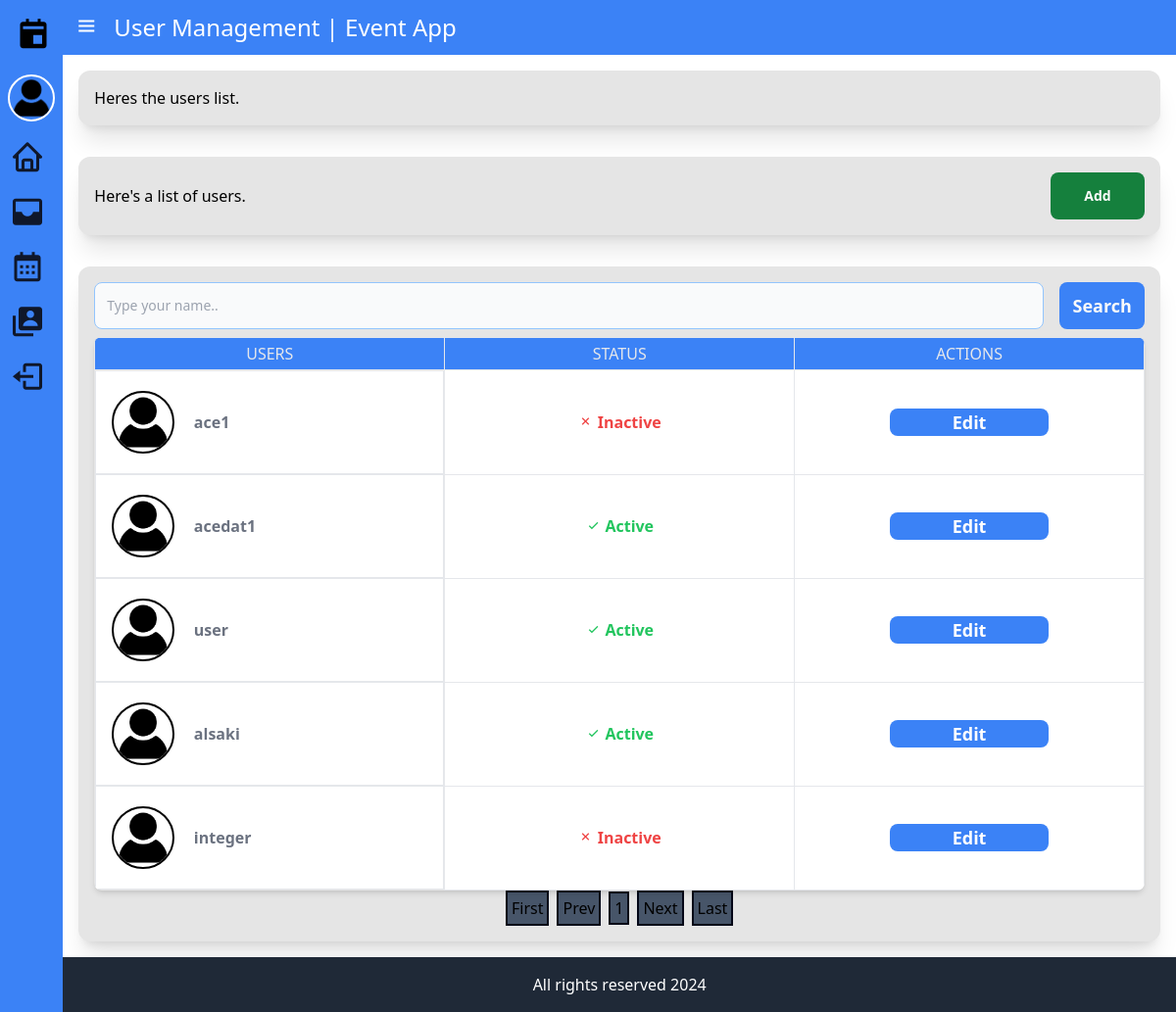
/app/admin/user_management.php, run on the app's committed database.
### tables this page shows
CREATE TABLE `users` (
  `id` int NOT NULL AUTO_INCREMENT,
  `username` varchar(48) DEFAULT NULL,
  `name` varchar(48) DEFAULT NULL,
  `is_active` tinyint(1) DEFAULT '0',
  `remarks` text,
  `user_role` int DEFAULT NULL,
  `passwd` varchar(255) DEFAULT NULL,
  PRIMARY KEY (`id`)
);

### app/global_components/account.php (called while the page is built, shortened)
<?php
include_once "./../../proj_info.php";
function user_lists($is_command_only) {
	global $db_conn;
	$sql_cmd = "SELECT
					users.id,
					users.username,
					users.is_active,
					user_roles.role_name,
					user_roles.color,
					user_roles.bg_color
				FROM
					users
				INNER JOIN
					user_roles
				ON users.user_role = user_roles.id;";
	if ($is_command_only) {
		return $sql_cmd;
	} else {
		$result = $db_conn->query($sql_cmd);
		return $result;
	}
}

### proj_info.php (called while the page is built, shortened)
<?php
$proj_current_year = date('Y');
?>

### app/admin/user_management.php (the view, shortened to what this page needs)
<?php
include_once("./components/module.php");
include_once("./../global_components/account.php");
include_once "./../global_components/pagination.php";
$page_full_name = page_full_name();
$sql_users = user_lists(true);
$limit = 10;
if (isset($_GET['page']) && is_numeric($_GET['page'])) {
  $records = paginate($db_conn, $sql_users, $_GET['page'], $limit);
} else {
  $records = paginate($db_conn, $sql_users, 0, $limit);
}
?>
<!DOCTYPE html>
<html lang="en">
<head>
  <?php global_style(); ?>
</head>
<body class="b-body">
  <div class="slide-panel" id="sidebar-content">
    <?php sidebar_init(); ?>
  </div>
  <div class="main-content">
    <?php global_header($page_full_name, $proj_name); ?>
    <main class="flex flex-col w-full h-full m-h-screen">
      <?php system_message('Heres the users list.'); ?>
      <?php dialog_user_add(); ?>
      <div class="p-base">
        <?php search_bar(); ?>
        <div class="relative overflow-hidden shadow-md rounded-lg" bis_skin_checked="1">
          <table class="table-fixed w-full text-left">
            <thead class="uppercase bg-blue-500 text-[#e5e7eb]">
              <tr>
                <td class="py-1 border text-center p-4">Users</td>
                <td class="py-1 border text-center p-4">STATUS</td>
                <td class="py-1 border text-center p-4k">ACTIONS</td>
              </tr>
            </thead>
            <tbody class="bg-white text-gray-500">
              <?php if ($records['records']->num_rows > 0) : ?>
              <?php while ($row = $records['records']->fetch_assoc()) : ?>
                <?php
                  $user_id = $row['id'];
                  $username = $row['username'];
                  $is_active = $row['is_active'];
                  $status = $is_active == 1 ? "Active" : "Inactive";
                  $status_color = $is_active == 1 ? "text-green-500" : "text-red-500";
                  $status_icon = $is_active == 1 ? "bx-check" : "bx-x";
                ?>
                <tr class="py-5">
                  <td class="flex flex-row items-center py-5 border text-center font-bold p-4">
                    <img class="w-16 h-16 rounded-full mr-5 border-2 border-black" src="./../global_assets/img/default_user.png" alt="<?php echo $username; ?>">
                    <span><?php echo $username; ?></span>
                  </td>
                  <td class="py-5 border text-center font-bold p-4">
                    <span class="<?php echo $status_color; ?>">
                      <i class='bx <?php echo $status_icon; ?>'></i>
                      <span><?php echo $status; ?></span>
                    </span>
                  </td>
                  <td class="py-5 border text-center font-bold p-4">
                    <a href="./edit_user.php?id=<?php echo $user_id; ?>" class="btn-common h-full w-full block md:h-1/2 md:w-1/2 " style="margin: 0 auto;">Edit</a>
                  </td>
                </tr>
              <?php endwhile; ?>
              <?php else : ?>
                <tr>
                  <td class="py-5 border text-center font-bold p-4">No users available.</td>
                </tr>
              <?php endif; ?>
            </tbody>
          </table>
        </div>
        <div class="flex flex-row text-center items-center justify-center">
          <?php paginate_init($records); ?>
        </div>
      </div>
    </main>
    <?php global_footer(); ?>
  </div>
</body>
</html>

### app/global_components/materials.php (shortened to what this page needs)
<?php
function global_style() {
?>
  <link href="../global_assets/css/output.css" rel="stylesheet">
  <link href='https://unpkg.com/boxicons@2.1.4/css/boxicons.min.css' rel='stylesheet'>
<?php
}
?>

### app/global_components/sidebar.php (shortened to what this page needs)
<?php
function sidebar_init() {
?>
<div class="sidebar-top">
  <div class="text-4xl p-4 w-full flex flex-row">
    <i class='bx bxs-calendar-event'></i>
  </div>
</div>
<div class="slide-profile focus:bg-slate-400" onclick="window.location.href='./profile.php'">
  <img class="slide_profile_img" src="./../global_assets/img/default_user.png" alt="me">
</div>
<ul class="bg-inherit text-slate-900 dark:bg-inherit dark:text-white">
  <li class="slide-list">
    <a class="w-full flex flex-direction" href="./index.php">
      <i class="text-4xl bx bx-home"></i>
    </a>
  </li>
  <li class="slide-list">
    <a class="w-full flex flex-direction" href="./posts.php">
      <i class="text-4xl bx bxs-inbox"></i>
    </a>
  </li>
  <li class="slide-list">
    <a class="w-full flex flex-direction" href="./calendar.php">
      <i class="text-4xl bx bx-calendar"></i>
    </a>
  </li>
  <li class="slide-list">
    <a class="w-full flex flex-direction" href="./user_management.php">
      <i class="text-4xl bx bxs-user-account"></i>
    </a>
  </li>
  <li class="slide-list">
    <a class="w-full flex flex-direction" href="./../login/components/logout.php">
      <i class="text-4xl bx bx-log-out"></i>
    </a>
  </li>
</ul>
<?php
}
?>

### app/global_components/header.php
<?php
function global_header($page_name) {
?>
    <header class="navigator-header btn-slide">
        <a class="p-2 text-2xl hover-action" id="btn-menu-list" onclick="slideOpen()"><i class='bx bx-menu'></i></a>
        <h1 class="p-2 text-2xl"><?php echo $page_name ?></h1>
    </header>
<?php
}
?>

### app/global_components/dialog.php (shortened to what this page needs)
<?php
function system_message($message = "No message") {
?>
    <div class="p-base">
        <p><?php echo htmlspecialchars($message, ENT_QUOTES, 'UTF-8'); ?></p>
    </div>
<?php
}
?>
<?php
function search_bar() {
?>
<div class="flex flex-row pb-2 space-x-4">
    <input class="p-textbox" placeholder="Type your name..">
        <button class="btn-search-1">Search</button>
</div>
<?php
}
?>

### app/admin/components/module.php (shortened to what this page needs)
<?php
  include "./../../proj_info.php";
?>
<?php
function dialog_user_add() {
?>
<div class="p-base flex flex-row justify-between items-center">
  <p>Here's a list of users.</p>
  <button class="btn-accept-1" onclick="window.location.href='./add_user.php'">Add</button>
</div>
<?php
}
?>

### app/global_components/pagination.php
<?php
include_once './../../proj_info.php';
function paginate_init($records) {
?>
	<a class="paginate-btn" href="?page=1">First</a>
	<?php if (isset($_GET['page']) && is_numeric($_GET['page']) && $_GET['page'] > 1): ?>
			<a class="paginate-btn" href="?page=<?php echo $_GET['page'] - 1; ?>">Prev</a>
	<?php else: ?>
			<a class="paginate-btn" href="?page=1">Prev</a>
	<?php endif; ?>
	<div class="hidden md:block page-numbers">
			<?php
			$currentPage = isset($_GET['page']) ? (int)$_GET['page'] : 1;
			$totalPages = $records['total_pages'];
			$range = 2;
			$startPage = max(1, $currentPage - $range);
			$endPage = min($totalPages, $currentPage + $range);
			for ($i = $startPage; $i <= $endPage; $i++) : ?>
					<a class="paginate-btn" href="?page=<?php echo $i; ?>"><?php echo $i; ?></a>
			<?php endfor; ?>
	</div>
	<?php if (isset($_GET['page']) && is_numeric($_GET['page']) && $_GET['page'] < $records['total_pages']): ?>
			<a class="paginate-btn" href="?page=<?php echo $_GET['page'] + 1; ?>">Next</a>
	<?php else: ?>
			<a class="paginate-btn" href="?page=<?php echo $currentPage + 1; ?>">Next</a>
	<?php endif; ?>
	<a class="paginate-btn" href="?page=<?php echo $totalPages; ?>">Last</a>
	<?php
}
?>
<?php
function paginate($conn, $sql, $start, $limit) {
	if (isset($_GET['page']) && is_numeric($_GET['page'])) {
		$page = $_GET['page'];
	} else {
		$page = 1;
	}
	$start_point = ($page - 1) * $limit;
	$records = $conn->query($sql);
	$nr_rows = $records->num_rows;
	$pages = ceil($nr_rows / $limit);
	if (substr($sql, -1) == ";") {
		$sql = substr($sql, 0, -1);
	}
	$sql .= " LIMIT $start_point, $limit;";
	$records = $conn->query($sql);
	return array(
		'records' => $records,
		'total_pages' => $pages,
		'current_page' => $page);
}
?>

### app/global_components/footer.php (shortened to what this page needs)
<?php
function global_footer() {
    global $proj_current_year;
?>
    <footer class="bg-gray-800 text-white p-4 p-footer" id="p-footer">
        <p>All rights reserved <?php echo $proj_current_year ?></p>
    </footer>
<?php
}
?>

### data on the page
users: username "ace1", is_active "Inactive"
users: username "acedat1", is_active "Active"
users: username (placeholder picture), username "user", is_active "Active"
users: username "alsaki", is_active "Active"
users: username "integer", is_active "Inactive"

### other printed values
$page_name "User Management | Event App"
$message "Heres the users list."
